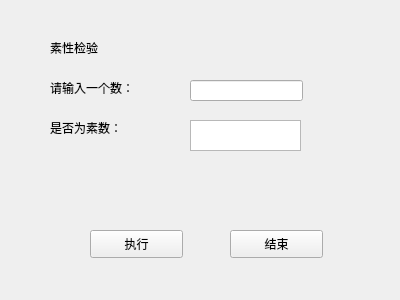
<?xml version="1.0" encoding="UTF-8"?>
<ui version="4.0">
 <class>isprimew</class>
 <widget class="QWidget" name="isprimew">
  <property name="geometry">
   <rect>
    <x>0</x>
    <y>0</y>
    <width>400</width>
    <height>300</height>
   </rect>
  </property>
  <property name="windowTitle">
   <string>Form</string>
  </property>
  <widget class="QPushButton" name="endExcute">
   <property name="geometry">
    <rect>
     <x>230</x>
     <y>230</y>
     <width>93</width>
     <height>28</height>
    </rect>
   </property>
   <property name="text">
    <string>结束</string>
   </property>
  </widget>
  <widget class="QTextBrowser" name="finresult">
   <property name="geometry">
    <rect>
     <x>190</x>
     <y>120</y>
     <width>111</width>
     <height>31</height>
    </rect>
   </property>
  </widget>
  <widget class="QPushButton" name="excuter">
   <property name="geometry">
    <rect>
     <x>90</x>
     <y>230</y>
     <width>93</width>
     <height>28</height>
    </rect>
   </property>
   <property name="text">
    <string>执行</string>
   </property>
  </widget>
  <widget class="QLabel" name="label">
   <property name="geometry">
    <rect>
     <x>50</x>
     <y>40</y>
     <width>72</width>
     <height>15</height>
    </rect>
   </property>
   <property name="text">
    <string>素性检验</string>
   </property>
  </widget>
  <widget class="QLabel" name="label_2">
   <property name="geometry">
    <rect>
     <x>50</x>
     <y>80</y>
     <width>121</width>
     <height>16</height>
    </rect>
   </property>
   <property name="text">
    <string>请输入一个数：</string>
   </property>
  </widget>
  <widget class="QLineEdit" name="number">
   <property name="geometry">
    <rect>
     <x>190</x>
     <y>80</y>
     <width>113</width>
     <height>21</height>
    </rect>
   </property>
  </widget>
  <widget class="QLabel" name="label_3">
   <property name="geometry">
    <rect>
     <x>50</x>
     <y>120</y>
     <width>111</width>
     <height>16</height>
    </rect>
   </property>
   <property name="text">
    <string>是否为素数：</string>
   </property>
  </widget>
 </widget>
 <resources/>
 <connections/>
</ui>
